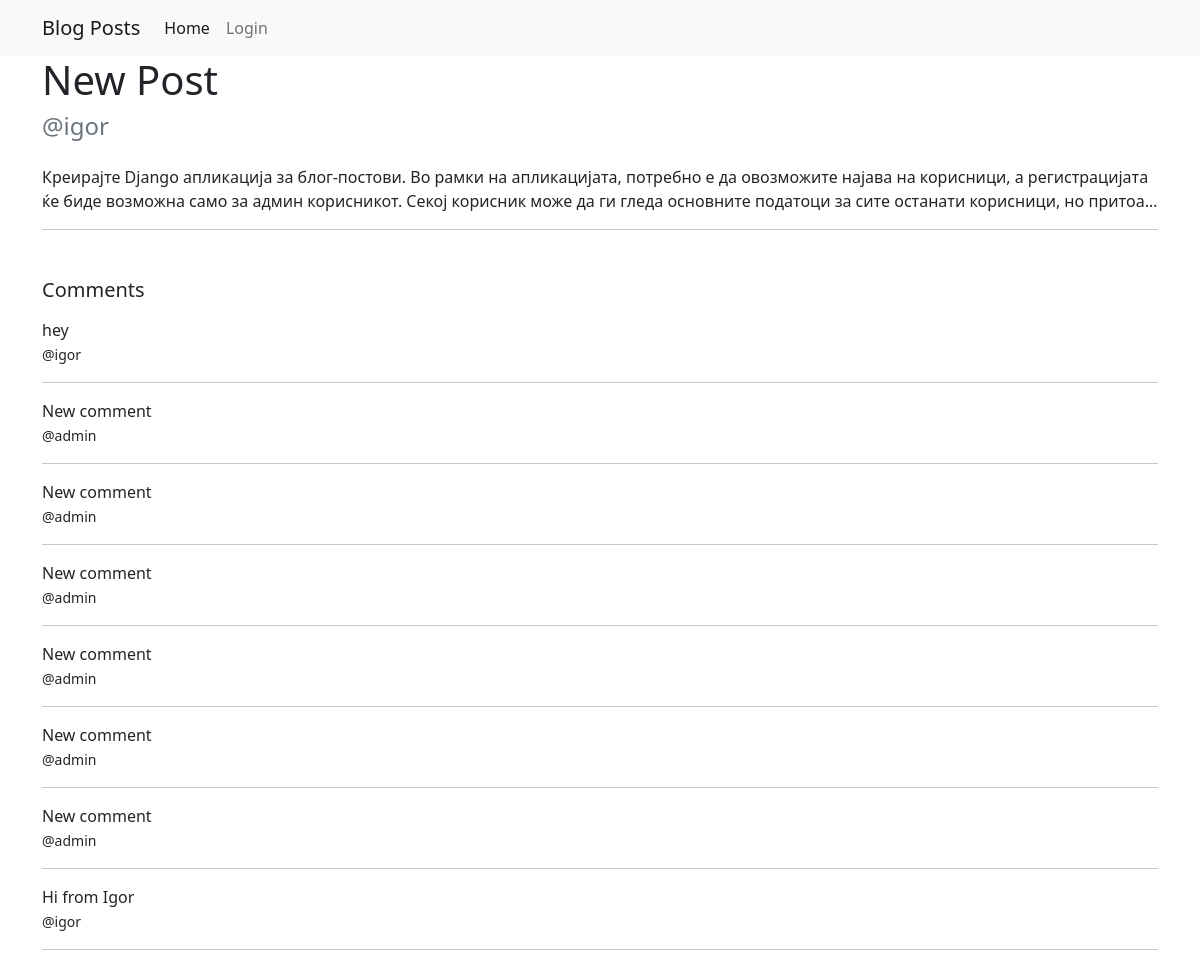
The app's page /post/1/ with its own data.
### base/models.py (models this page shows, shortened)
class Post(models.Model):
    title = models.CharField(max_length=200)
    user = models.ForeignKey(User, on_delete=models.CASCADE)
    text = models.TextField(null=True, blank=True)
    file = models.FileField(upload_to='files/', null=True, blank=True)
    created = models.DateTimeField(auto_now_add=True)
    updated = models.DateTimeField(auto_now=True)

class Comment(models.Model):
    post = models.ForeignKey(Post, on_delete=models.CASCADE)
    user = models.ForeignKey(User, on_delete=models.CASCADE)
    body = models.TextField()
    created = models.DateTimeField(auto_now_add=True)
    updated = models.DateTimeField(auto_now=True)

### base/views.py (the view)
# urls.py: path('post/<str:pk>/', views.post, name='post'),
def post(request, pk):
    post = Post.objects.get(id=pk)
    comments = post.comment_set.all().order_by('-created')
    if request.method == 'POST':
        comment = Comment.objects.create(
            post=post,
            user=request.user,
            body=request.POST.get('body')
        )
    context = {
        'post': post,
        'comments': comments
    }
    return render(request, 'post.html', context)

### templates/post.html (shortened to what this page needs)
{% extends 'main.html' %}
{% block content %}
    <h1>{{ post.title }}</h1>
    <h4 class="card-subtitle mb-4 text-muted">@{{ post.user.username }}</h4>
    <p class="card-text">{{ post.text }}</p>
    <hr>
    <h5 class="mb-3 mt-5">Comments</h5>
    {% for comment in comments %}
        <div>
            <p class="mb-0">{{ comment.body }}</p>
            <small>@{{ comment.user.username }}</small>
            <hr>
        </div>
    {% endfor %}
{% endblock %}

### templates/main.html (style rules this page uses)
.card-text { text-overflow: ellipsis; overflow: hidden; display: -webkit-box !important; -webkit-line-clamp: 2; -webkit-box-orient: vertical; white-space: normal; }

### records on screen
Post: title "New Post", user.username "igor", text "Креирајте Django апликација за блог-постови. Во рамки на апликацијата, потребно е да овозможите најава на корисници, а регистрацијата ќе биде возможна само за админ корисникот. Секој корисник може да ги гледа основните податоци за сите останати корисници, но…"
Comment: body "hey", user.username "igor"
Comment: body "New comment", user.username "admin"
Comment: body "New comment", user.username "admin"
Comment: body "New comment", user.username "admin"
Comment: body "New comment", user.username "admin"
Comment: body "New comment", user.username "admin"
Comment: body "New comment", user.username "admin"
Comment: body "Hi from Igor", user.username "igor"
